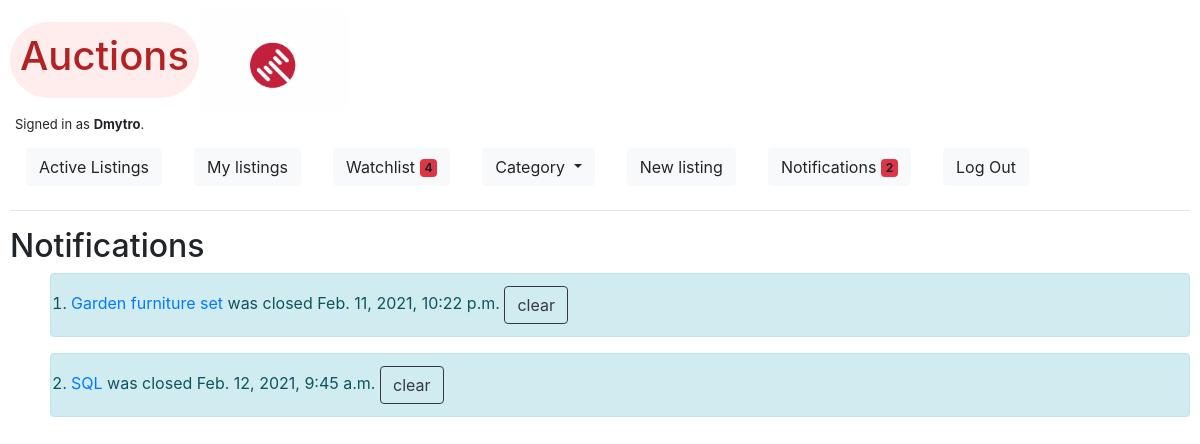
The page /notifications (signed in) on the database as committed earlier.
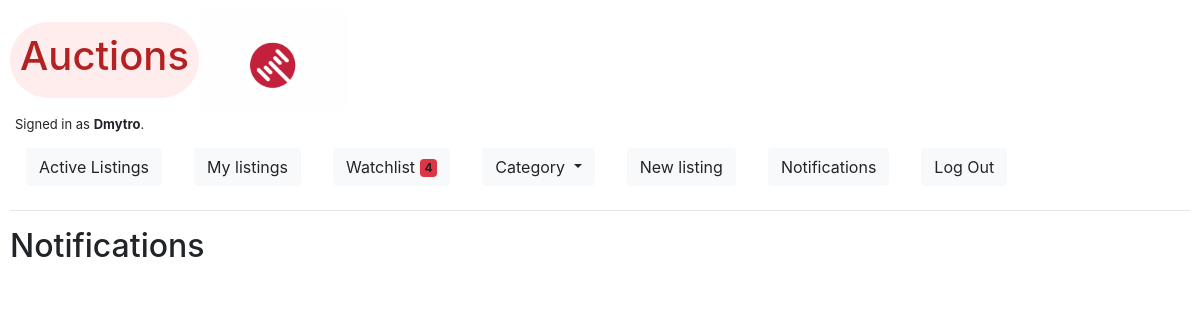
The same page on the database as committed later.
### auctions/models.py (models this page shows, shortened)
class User(AbstractUser):
    pass

class Notification(models.Model):
    datetime = models.DateTimeField(auto_now_add=True, blank=True)
    user = models.ForeignKey(User, on_delete=models.CASCADE, related_name="user_notifications")
    listing = models.ForeignKey(Listing, on_delete=models.CASCADE, related_name="listing_notifications")

class Listing(models.Model):
    class Category(models.TextChoices):
        HOME = 'HM', _('Home')
        ELECTRONICS = 'EL', _('Electronics')
        FASHION = 'FS', _('Fashion')
        HEALTH_BEAUTY = 'HB', _('Health & Beauty')
        MOTORS = 'GR', _('Motors')
        COLLECTIBLES = 'CL', _('Collectibles')
        SPORTS = 'SP', _('Sports')
        HOME_GARDEN = 'GA', _('Garden')
        DEALS = 'DE', _('Deals')
        UNDER_TEN = 'UT', _('Under $10')
        PETS = 'PT', _('Pets')
        TOYS = 'TY', _('Toys')
        OTHERS = 'OT', _('Others')
        __empty__ = _('(Unknown)')
    datetime = models.DateTimeField(auto_now_add=True)
    user = models.ForeignKey(User, on_delete=models.CASCADE, related_name="user_listings")
    title = models.CharField(max_length=255, unique=True)
    description = RichTextField(max_length=255)
    starting_price = models.DecimalField(max_digits=19, decimal_places=2)
    category = models.CharField(max_length=2, choices=Category.choices,
                                default=Category.OTHERS,
                                blank=True)
    watchlist = models.ManyToManyField(to=User, related_name="watch", blank=True)
    current_bid = models.DecimalField(max_digits=19, decimal_places=2, blank=True, null=True)
    is_active = models.BooleanField(default=True)

### auctions/views.py (the view)
# urls.py: path("notifications", views.notifications, name="notifications"),
@login_required
def notifications(request):
    if request.method == "POST":
        title = request.POST['notification']
        L = Listing.objects.filter(title=title).get()
        Notification.objects.filter(user=request.user).filter(listing=L).get().delete()
        notifications = Notification.objects.filter(user=request.user).all()
        return render(request, 'auctions/notifications.html', {
            "notifications": notifications,
        })
    elif request.method == "GET":
        notifications = Notification.objects.filter(user=request.user).all()
        return render(request, 'auctions/notifications.html', {
            "notifications": notifications,
        })

### auctions/templates/auctions/notifications.html (shortened to what this page needs)
{% extends "auctions/layout.html" %}
{% block body %}
    <h2>Notifications</h2>
    <ol>
        {% for notification in notifications %}
            <div class="alert alert-info" role="alert">
                <li>
                    <form method="POST">
                        <a href="{% url 'listing' notification.listing.title %}">
                            {{ notification.listing.title }}</a> was closed {{ notification.datetime }}
                        <button class="btn btn-outline-dark" type="submit" name='notification'
                        value="{{ notification.listing.title }}"> clear </button>
                    </form>
                </li>
            </div>
        {% endfor %}
    </ol>
{% endblock %}

### auctions/templates/auctions/layout.html (shortened to what this page needs)
{% load static %}
<!DOCTYPE html>
<html lang="en">
    <head>
        <link rel="stylesheet" href="https://stackpath.bootstrapcdn.com/bootstrap/4.4.1/css/bootstrap.min.css">
        <link rel="stylesheet" href="{% static 'auctions/styles.css' %}">
        <link rel="stylesheet" href="{% static 'auctions/color.css' %}">
        <script src="https://cdn.jsdelivr.net/npm/bootstrap@5.0.0-beta1/dist/js/bootstrap.min.js"></script>    </head>
    <body class="auctions">
        <div class="title">
            <div id="auction_logo"><h1>Auctions</h1></div>
            <div class="gif"></div>
        </div>
        <div id="is_authenticated">
            {% if user.is_authenticated %}
                Signed in as <strong>{{ user.username }}</strong>.
            {% else %}
                Not signed in.
            {% endif %}
        </div>
        <ul class="nav">
                <li class="nav-item">
                    <a class="nav-link" href="{% url 'index' %}">
                        <button type="button" class="btn btn-light">
                            Active Listings
                        </button>
                    </a>
                </li>
                {% if user.is_authenticated %}
                    <li class="nav-item">
                        <a class="nav-link" href="{% url 'my_listings' %}">
                            <button type="button" class="btn btn-light">
                                My listings
                            </button>
                        </a>
                    </li>
                    <li class="nav-item">
                        <a class="nav-link" href="{% url 'watchlist' %}">
                            <button type="button" class="btn btn-light">
                                Watchlist <span class="badge bg-danger">{% if request.user.watch.count != 0 %} {{ request.user.watch.count }} {% endif %}</span>
                              </button></a>
                    </li>
                    <li class="nav-item">
                        <div class="nav-link">
                            <a class="btn btn-light dropdown-toggle" href="#" role="button" id="dropdownMenuLink" data-toggle="dropdown" aria-haspopup="true" aria-expanded="false">
                            Category
                            </a>
                        </div>
                    </li>
                    <li class="nav-item">
                        <a class="nav-link" href="{% url 'new_listing' %}">
                            <button type="button" class="btn btn-light">
                                New listing
                            </button>
                        </a>
                    </li>
                    <li class="nav-item">
                        <a class="nav-link" href="{% url 'notifications' %}">
                            <button type="button" class="btn btn-light">
                                Notifications <span class="badge bg-danger">{% if request.user.user_notifications.count != 0 %} {{ request.user.user_notifications.count }} {% endif %}</span>
                              </button></a>
                    </li>
                    <li class="nav-item">
                        <a class="nav-link" href="{% url 'logout' %}">
                            <button type="button" class="btn btn-light">
                                Log Out
                            </button>
                        </a>
                    </li>
                {% endif %}
        </ul>
        <hr>
        {% block body %}
        {% endblock %}
    </body>
</html>

### auctions/static/auctions/styles.css (style rules this page uses)
.auctions { padding: 10px; }
#is_authenticated { font-size: small; padding: 5px; text-align: left; padding-right: 15px; }
#auction_logo { color:firebrick; border-radius: 70px; padding: 10px; }
@media (min-width: 600px) { body { background-color: white; } }
.title { display: inline-flex; align-items: center; width: 100%; }
.title .gif { background-image: url("dribbble.gif"); background-size: cover; width: 150px; height: 100px; }

### auctions/static/auctions/color.css (style rules this page uses)
.auctions .title div { background-color: #ffecec; }

Rows that differ between the two databases and show on the page:
removed Notification: listing "Garden furniture set", datetime "Feb. 11, 2021, 10:22 p.m."
removed Notification: listing "SQL", datetime "Feb. 12, 2021, 9:45 a.m."
changed User "Dmytro": user.user_notifications.count "2" → (not shown)
